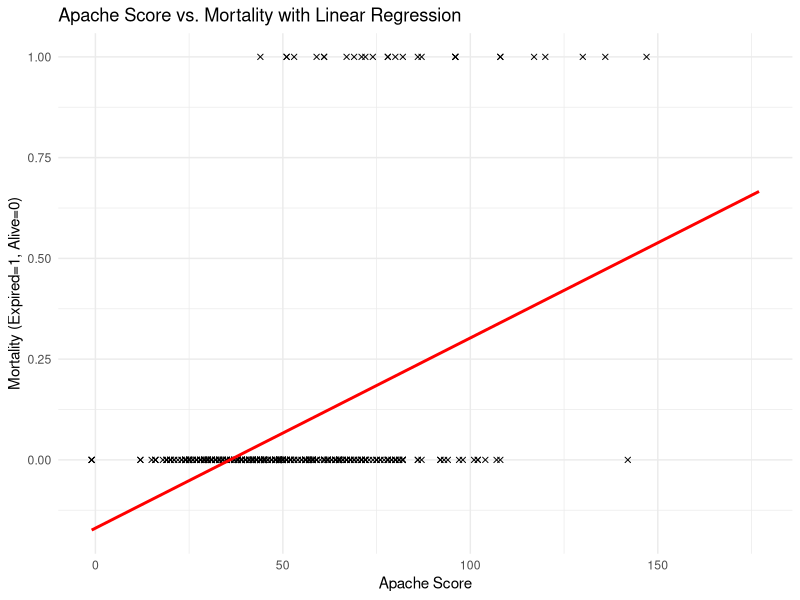
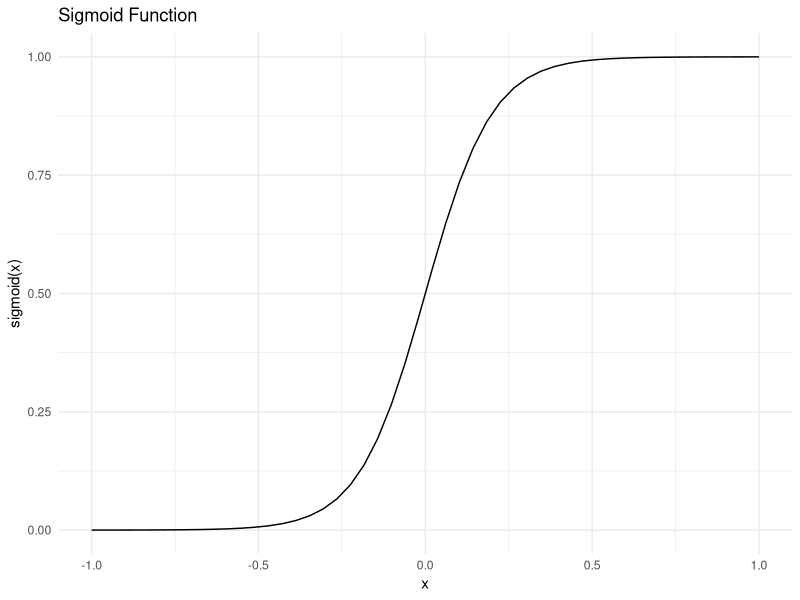
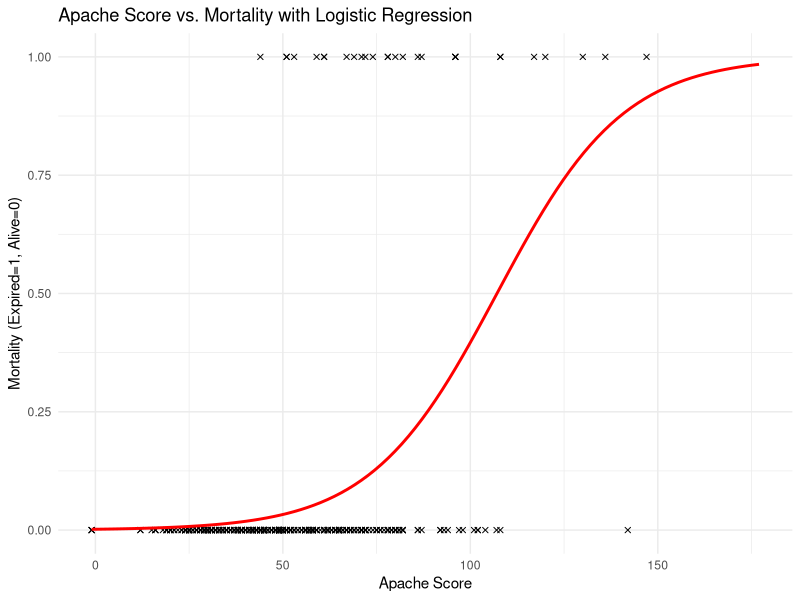

Source code (R) for these figures, in order:
## ---- chunk 1
options(digits=3)
set.seed(1)
library(caret)
library(dslabs)
library(ggplot2)
library(tidyverse)
ds_theme_set()
## ---- chunk 2
# Load the data
cohort <- read_csv("./eicu_cohort.csv")
y <- cohort$actualhospitalmortality
x <- cohort$apachescore

# Split the data into training and testing sets
train_index <- createDataPartition(y, times = 1, p = 0.7, list = FALSE)
train_set <- cohort[train_index, ]
test_set <- cohort[-train_index, ]
## ---- chunk 3
# Fit the linear regression model
model <- lm(as.numeric(actualhospitalmortality) ~ apachescore, data = train_set)

# Generate data for plotting the regression line
X_fit <- seq(min(train_set$apachescore), max(train_set$apachescore)+30, length.out = 100)
y_fit <- predict(model, newdata = data.frame(apachescore = X_fit))

# Create a data frame for the fitted line
plot_data <- data.frame(apachescore = X_fit, y = y_fit)

# Plot the data points and the fitted regression line
ggplot(train_set, aes(x = apachescore, y = actualhospitalmortality)) +
  geom_point(color = 'black', shape = 4) + 
  geom_line(data = plot_data, aes(x = apachescore, y = y), color = 'red', linewidth = 1) +
  labs(x = "Apache Score", y = "Mortality (Expired=1, Alive=0)", title = "Apache Score vs. Mortality with Linear Regression") + 
  theme_minimal()
## ---- chunk 4
# Define the sigmoid function
sigmoid <- function(x, k = 0.1) {
  # Sigmoid function
  # Adjust k to set slope
  s <- 1 / (1 + exp(-x / k))
  return(s)
}

# Set range of values for x
x <- seq(-1, 1, length.out = 50)
y <- sigmoid(x)

# Plot the sigmoid function
data <- data.frame(x = x, y = y)
ggplot(data, aes(x = x, y = y)) +
  geom_line() +
  labs(title = "Sigmoid Function", x = "x", y = "sigmoid(x)") +
  theme_minimal()
## ---- chunk 5
# Fit the logistic regression model
log_model <- glm(actualhospitalmortality ~ apachescore, data = train_set, family = binomial)

# Generate data for plotting the regression line
X_fit <- seq(min(train_set$apachescore), max(train_set$apachescore)+30, length.out = 100)
y_fit <- predict(log_model, newdata = data.frame(apachescore = X_fit), type = "response")


# Create a data frame for the fitted line
plot_data <- data.frame(apachescore = X_fit, y = y_fit)

# Plot the data points and the fitted regression line
ggplot(train_set, aes(x = apachescore, y = actualhospitalmortality)) +
  geom_point(color = 'black', shape = 4) +
  geom_line(data = plot_data, aes(x = apachescore, y = y), color = 'red', linewidth = 1) +
  labs(x = "Apache Score", y = "Mortality (Expired=1, Alive=0)", title = "Apache Score vs. Mortality with Logistic Regression") +
  theme_minimal()
## ---- chunk 6
# Create new data for prediction
x_new <- data.frame(apachescore = 120)
threshold = 0.5

# Predict outcome
probability <- predict(log_model, newdata = x_new, type = "response")

# Print the outcome and probabilities
sprintf('For apachescore=%.1f, we predict an outcome of "%s".', x_new$apachescore, ifelse(probability > threshold, "EXPIRED", "ALIVE"))
